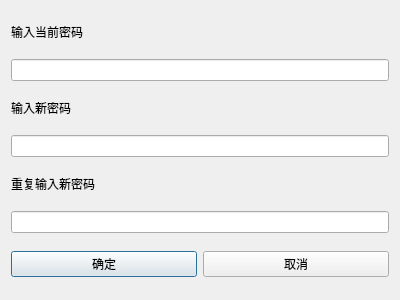
<?xml version="1.0" encoding="UTF-8"?>
<ui version="4.0">
 <class>PwdSettingDialog</class>
 <widget class="QDialog" name="PwdSettingDialog">
  <property name="geometry">
   <rect>
    <x>0</x>
    <y>0</y>
    <width>400</width>
    <height>300</height>
   </rect>
  </property>
  <property name="windowTitle">
   <string>设置密码</string>
  </property>
  <layout class="QVBoxLayout" name="verticalLayout">
   <item>
    <widget class="QLabel" name="label">
     <property name="sizePolicy">
      <sizepolicy hsizetype="Preferred" vsizetype="Fixed">
       <horstretch>0</horstretch>
       <verstretch>0</verstretch>
      </sizepolicy>
     </property>
     <property name="text">
      <string>输入当前密码</string>
     </property>
    </widget>
   </item>
   <item>
    <widget class="QLineEdit" name="edtOldPwd">
     <property name="echoMode">
      <enum>QLineEdit::Password</enum>
     </property>
    </widget>
   </item>
   <item>
    <widget class="QLabel" name="label_2">
     <property name="sizePolicy">
      <sizepolicy hsizetype="Preferred" vsizetype="Fixed">
       <horstretch>0</horstretch>
       <verstretch>0</verstretch>
      </sizepolicy>
     </property>
     <property name="text">
      <string>输入新密码</string>
     </property>
    </widget>
   </item>
   <item>
    <widget class="QLineEdit" name="edtNewPwd">
     <property name="echoMode">
      <enum>QLineEdit::Password</enum>
     </property>
    </widget>
   </item>
   <item>
    <widget class="QLabel" name="label_3">
     <property name="sizePolicy">
      <sizepolicy hsizetype="Preferred" vsizetype="Fixed">
       <horstretch>0</horstretch>
       <verstretch>0</verstretch>
      </sizepolicy>
     </property>
     <property name="text">
      <string>重复输入新密码</string>
     </property>
    </widget>
   </item>
   <item>
    <widget class="QLineEdit" name="edtRepeatPwd">
     <property name="echoMode">
      <enum>QLineEdit::Password</enum>
     </property>
    </widget>
   </item>
   <item>
    <layout class="QHBoxLayout" name="horizontalLayout">
     <item>
      <widget class="QPushButton" name="btnOK">
       <property name="text">
        <string>确定</string>
       </property>
       <property name="default">
        <bool>true</bool>
       </property>
      </widget>
     </item>
     <item>
      <widget class="QPushButton" name="btnCancel">
       <property name="text">
        <string>取消</string>
       </property>
      </widget>
     </item>
    </layout>
   </item>
  </layout>
 </widget>
 <resources/>
 <connections/>
</ui>
